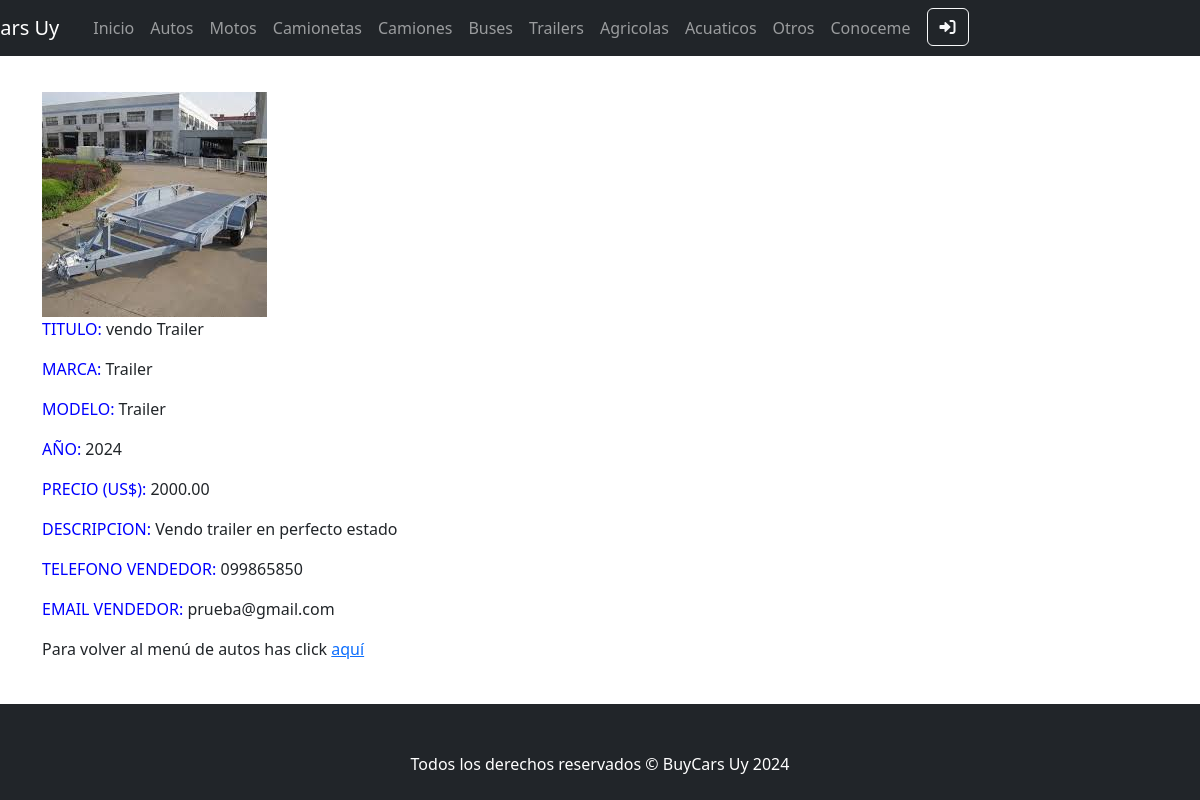
Page /App/vehiculo-detalles/trailers/33 on the committed database.
### App/models.py (models this page shows, shortened)
class Vehiculo(models.Model):
    vehiculoSeleccion = (
    ('autos','Autos'),
    ('motos', 'Motos'),
    ('camionetas','Camionetas'),
    ('camiones','Camiones'),
    ('buses','Buses'),
    ('trailers','Trailers'),
    ('agricolas', 'Agricolas'),
    ('acuaticos', 'Acuaticos'),
    ('otro', 'Otro'),
    )
    vendedor = models.ForeignKey(User, on_delete=models.CASCADE, null=True, blank=True)
    titulo = models.CharField(max_length=200)
    tipo = models.CharField(max_length=15, choices=vehiculoSeleccion, default='autos')
    marca = models.CharField(max_length=40)
    modelo = models.CharField(max_length=40)
    anioFabricacion = models.IntegerField()
    precio = models.DecimalField(max_digits=10, decimal_places=2)
    descripcion = models.TextField(null=True, blank=True)
    fechaPublicacion = models.DateTimeField(auto_now_add=True)
    telefonoVendedor = models.CharField(max_length=20)
    emailVendedor = models.EmailField()
    imagen = models.ImageField(null=True, blank=True, upload_to="media/")
    kilometros = models.IntegerField(null=True, blank=True)
    class Meta:
        ordering = ['vendedor', '-fechaPublicacion']

### App/views.py (the view)
# urls.py: path('vehiculo-detalles/<str:vehiculo>/<int:id_vehiculo>', views.vehiculoDetail,name="VehiculoDetail"),
def vehiculoDetail(req,vehiculo,id_vehiculo):
  vehiculoDet = Vehiculo.objects.get(id=id_vehiculo)
  consultas = Chat.objects.filter(consulta=vehiculoDet)
  contexto = {
     "id_vendedor":vehiculoDet.vendedor.id,
     "id_vehiculo":vehiculoDet.id,
     "titulo":vehiculoDet.titulo,
     "marca":vehiculoDet.marca,
     "modelo":vehiculoDet.modelo,
     "año":vehiculoDet.anioFabricacion,
     "kilometros":vehiculoDet.kilometros,
     "precio":vehiculoDet.precio,
     "descripcion":vehiculoDet.descripcion,
     "telefono":vehiculoDet.telefonoVendedor,
     "email":vehiculoDet.emailVendedor,
     "imagenVehiculo":vehiculoDet.imagen.url if vehiculoDet.imagen else None,
     'consultas': consultas,
  }
  return render(req, f"{vehiculo}/{vehiculo}_details.html", contexto)

### App/templates/trailers/trailers_details.html
{% extends "padre.html" %}
{% load static %}
{% block contenidoCambiable %}
<br>
{% if imagenVehiculo %}
    <img src="{{imagenVehiculo}}" alt="">
{% endif %}
<p><span class="detailVehiculo">TITULO:</span> {{ titulo }}</p>
<p><span class="detailVehiculo">MARCA:</span> {{ marca }}</p>
<p><span class="detailVehiculo">MODELO:</span> {{ modelo }}</p>
<p><span class="detailVehiculo">AÑO:</span> {{ año }}</p>
<p><span class="detailVehiculo">PRECIO (US$):</span> {{ precio }}</p>
<p><span class="detailVehiculo">DESCRIPCION:</span> {{ descripcion }}</p>
<p><span class="detailVehiculo">TELEFONO VENDEDOR:</span> {{ telefono }}</p>
<p><span class="detailVehiculo">EMAIL VENDEDOR:</span> {{ email }}</p>
<p>Para volver al menú de autos has click <a href="{% url 'Vehiculos' vehiculo='trailers' %}">aquí</a></p>
{% endblock contenidoCambiable%}

### rows in the picture
Vehiculo: titulo "vendo Trailer", marca "Trailer", modelo "Trailer", precio "2000.00", descripcion "Vendo trailer en perfecto estado", telefonoVendedor "099865850", emailVendedor "prueba@gmail.com"

### other values in the picture
{{ año }} "2024"
